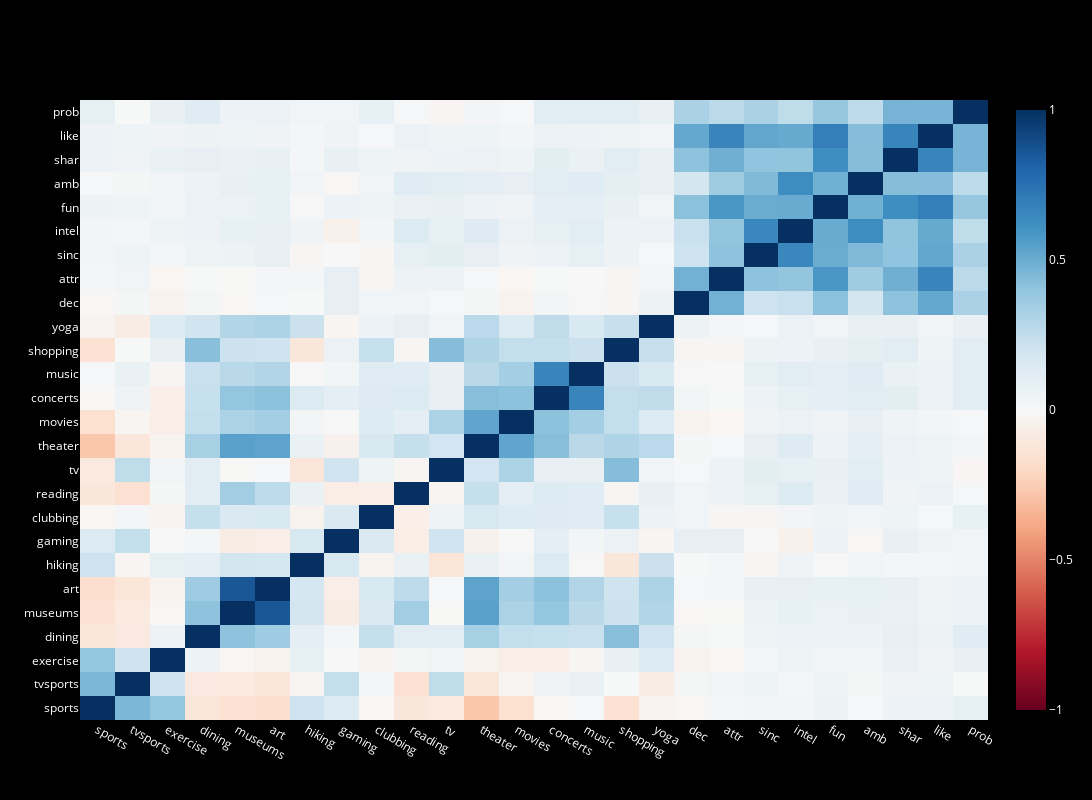

Here is the notebook cell this chart was saved with:
### Markdown cell above
### What are the correlations with the decision to see the partner again a second time?

### Code cell
# Find correlations score for the columns I am interested in
corr = df[["sports", "tvsports", "exercise", "dining", "museums", "art", "hiking", "gaming", "clubbing", "reading", "tv", "theater", 
"movies", "concerts", "music", "shopping", "yoga", "dec", "attr", "sinc", "intel", "fun", "amb", "shar", "like", "prob"]].corr()

# Heatmap
fig = go.Figure()
fig.add_trace(go.Heatmap(
    z = corr,
    x = corr.columns.values,
    y = corr.columns.values,
    colorscale = px.colors.diverging.RdBu,
    zmid=0
    ))

fig.update_layout(width=1500, height=800, paper_bgcolor='black', font_color='white')
fig.show()

### Figure 1 — Plotly figure (JSON) as saved in the notebook; plotly's stock layout.template omitted (floating-point values rounded to 4 significant figures; data arrays with more than 128 entries replaced by an {"elided": "..."} marker saying what was removed)
{"data": [{"colorscale": [[0, "rgb(103,0,31)"], [0.1, "rgb(178,24,43)"], [0.2, "rgb(214,96,77)"], [0.3, "rgb(244,165,130)"], [0.4, "rgb(253,219,199)"], [0.5, "rgb(247,247,247)"], [0.6, "rgb(209,229,240)"], [0.7, "rgb(146,197,222)"], [0.8, "rgb(67,147,195)"], [0.9, "rgb(33,102,172)"], [1, "rgb(5,48,97)"]], "type": "heatmap", "x": ["sports", "tvsports", "exercise", "dining", "museums", "art", "hiking", "gaming", "clubbing", "reading", "tv", "theater", "movies", "concerts", "music", "shopping", "yoga", "dec", "attr", "sinc", "intel", "fun", "amb", "shar", "like", "prob"], "y": ["sports", "tvsports", "exercise", "dining", "museums", "art", "hiking", "gaming", "clubbing", "reading", "tv", "theater", "movies", "concerts", "music", "shopping", "yoga", "dec", "attr", "sinc", "intel", "fun", "amb", "shar", "like", "prob"], "z": {"elided": "26x26 float values"}, "zmid": 0}], "layout": {"font": {"color": "white"}, "height": 800, "paper_bgcolor": "black", "width": 1500}}
